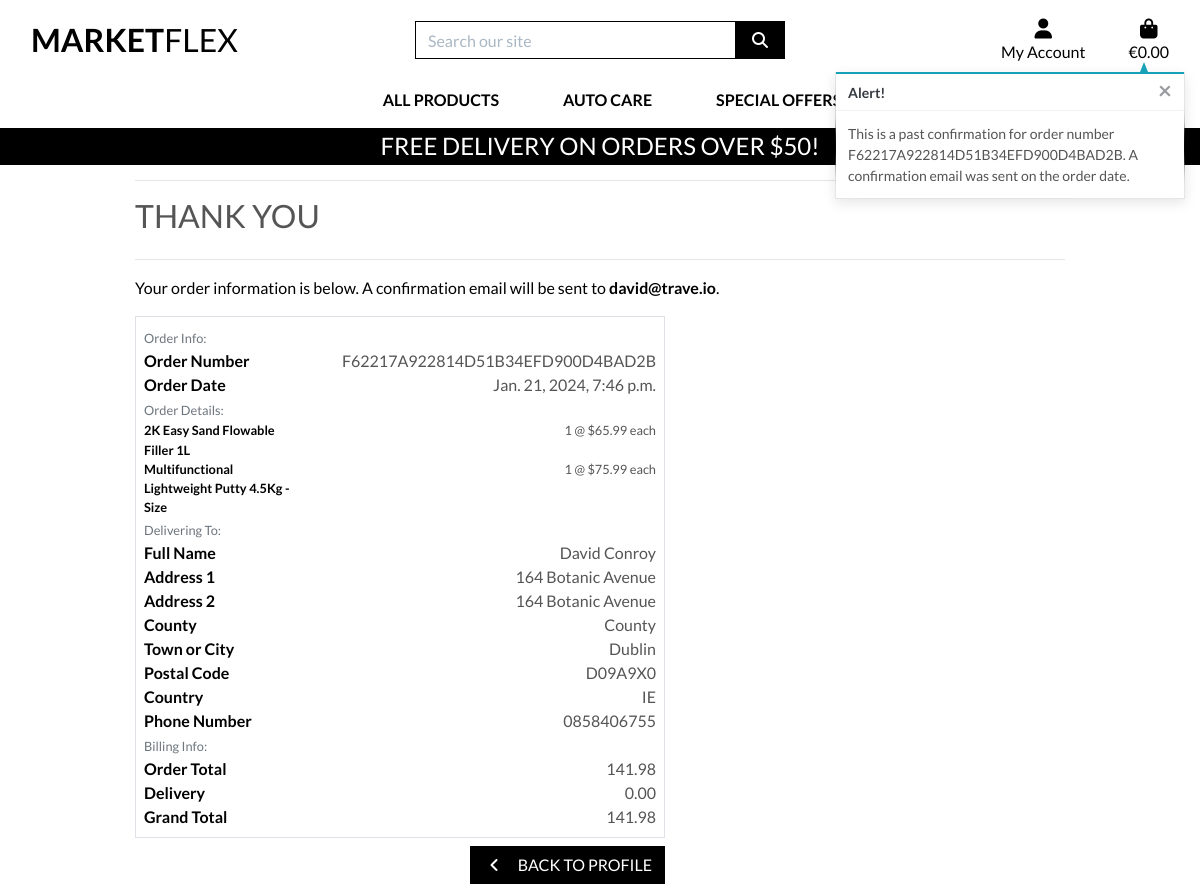
Page /profile/order_history/F62217A922814D51B34EFD900D4BAD2B on the committed database.
### checkout/models.py (models this page shows, shortened)
class Order(models.Model):
    order_number = models.CharField(max_length=32, null=False, editable=False)
    user_profile = models.ForeignKey(UserProfile, on_delete=models.SET_NULL,
                                     null=True,
                                     blank=True, related_name='orders')
    full_name = models.CharField(max_length=50, null=False, blank=False)
    email = models.EmailField(max_length=254, null=False, blank=False)
    phone_number = models.CharField(max_length=20, null=False, blank=False)
    country = CountryField(blank_label='Country *', null=False, blank=False)
    postcode = models.CharField(max_length=20, null=True, blank=True)
    town_or_city = models.CharField(max_length=40, null=False, blank=False)
    street_address1 = models.CharField(max_length=80, null=False, blank=False)
    street_address2 = models.CharField(max_length=80, null=True, blank=True)
    county = models.CharField(max_length=80, null=True, blank=True)
    date = models.DateTimeField(auto_now_add=True)
    delivery_cost = models.DecimalField(max_digits=6, decimal_places=2,
                                        null=False, default=0)
    order_total = models.DecimalField(max_digits=10, decimal_places=2,
                                      null=False, default=0)
    grand_total = models.DecimalField(max_digits=10, decimal_places=2,
                                      null=False, default=0)
    original_bag = models.TextField(null=False, blank=False, default='')
    stripe_pid = models.CharField(max_length=254, null=False, blank=False,
                                  default='')

class OrderLineItem(models.Model):
    order = models.ForeignKey(Order, null=False, blank=False,
                              on_delete=models.CASCADE,
                              related_name='lineitems')
    product = models.ForeignKey(Product, null=False, blank=False,
                                on_delete=models.CASCADE)
    product_size = models.CharField(max_length=2, null=True, blank=True)
    quantity = models.IntegerField(null=False, blank=False, default=0)
    lineitem_total = models.DecimalField(max_digits=6, decimal_places=2,
                                         null=False, blank=False,
                                         editable=False)

### products/models.py (models this page shows, shortened)
class Product(models.Model):
    category = models.ForeignKey('Category', null=True, blank=True, on_delete=models.SET_NULL)
    sku = models.CharField(max_length=254, null=True, blank=True)
    name = models.CharField(max_length=254)
    description = models.TextField()
    has_sizes = models.BooleanField(default=False, null=True, blank=True)
    price = models.DecimalField(max_digits=6, decimal_places=2)
    rating = models.DecimalField(max_digits=6, decimal_places=2, null=True, blank=True)
    image_url = models.URLField(max_length=1024, null=True, blank=True)
    image = models.ImageField(null=True, blank=True)

### profiles/views.py (the view)
# urls.py: path('order_history/<order_number>', views.order_history, name='order_history'),
def order_history(request, order_number):
    order = get_object_or_404(Order, order_number=order_number)
    messages.info(request, (
        f'This is a past confirmation for order number {order_number}. '
        'A confirmation email was sent on the order date.'
    ))
    template = 'checkout/checkout_success.html'
    context = {
        'order': order,
        'from_profile': True,
    }
    return render(request, template, context)

### checkout/templates/checkout/checkout_success.html (shortened to what this page needs)
{% extends "base.html" %}
{% load static %}
{% block extra_css %}
    <link rel="stylesheet" href="{% static 'checkout/css/checkout.css' %}">
{% endblock %}
{% block page_header %}
    <div class="container header-container">
    </div>
{% endblock %}
{% block content %}
    <div class="overlay"></div>
    <div class="container">
        <div class="row">
            <div class="col">
                <hr>
                <h2 class="logo-font mb-4">Thank You</h2>
                <hr>
                <p class="text-black">Your order information is below. A confirmation email will be sent to <strong>{{ order.email }}</strong>.</p>
            </div>
        </div>
        <div class="row">
            <div class="col-12 col-lg-7">
                <div class="order-confirmation-wrapper p-2 border">
                    <div class="row">
                        <div class="col">
                            <small class="text-muted">Order Info:</small>
                        </div>
                    </div>
                    <div class="row">
                        <div class="col-12 col-md-4">
                            <p class="mb-0 text-black font-weight-bold">Order Number</p>
                        </div>
                        <div class="col-12 col-md-8 text-md-right">
                            <p class="mb-0">{{ order.order_number }}</p>
                        </div>
                    </div>
                    <div class="row">
                        <div class="col-12 col-md-4">
                            <p class="mb-0 text-black font-weight-bold">Order Date</p>
                        </div>
                        <div class="col-12 col-md-8 text-md-right">
                            <p class="mb-0">{{ order.date }}</p>
                        </div>
                    </div>
                    <div class="row">
                        <div class="col">
                            <small class="text-muted">Order Details:</small>
                        </div>
                    </div>
                    {% for item in order.lineitems.all %}
                    <div class="row">
                        <div class="col-12 col-md-4">
                            <p class="small mb-0 text-black font-weight-bold">
                                {{ item.product.name }}{% if item.product_size %} - Size {{ item.product.size|upper }}{% endif %}
                            </p>
                        </div>
                        <div class="col-12 col-md-8 text-md-right">
                            <p class="small mb-0">{{ item.quantity }} @ ${{ item.product.price }} each</p>
                        </div>
                    </div>
                    {% endfor %}
                    <div class="row">
                        <div class="col">
                            <small class="text-muted">Delivering To:</small>
                        </div>
                    </div>
                    <div class="row">
                        <div class="col-12 col-md-4">
                            <p class="mb-0 text-black font-weight-bold">Full Name</p>
                        </div>
                        <div class="col-12 col-md-8 text-md-right">
                            <p class="mb-0">{{ order.full_name }}</p>
                        </div>
                    </div>
                    <div class="row">
                        <div class="col-12 col-md-4">
                            <p class="mb-0 text-black font-weight-bold">Address 1</p>
                        </div>
                        <div class="col-12 col-md-8 text-md-right">
                            <p class="mb-0">{{ order.street_address1 }}</p>
                        </div>
                    </div>
                    {% if order.street_address2 %}
                    <div class="row">
                        <div class="col-12 col-md-4">
                            <p class="mb-0 text-black font-weight-bold">Address 2</p>
                        </div>
                        <div class="col-12 col-md-8 text-md-right">
                            <p class="mb-0">{{ order.street_address1 }}</p>
                        </div>
                    </div>
                    {% endif %}
                    {% if order.county %}
                    <div class="row">
                        <div class="col-12 col-md-4">
                            <p class="mb-0 text-black font-weight-bold">County</p>
                        </div>
                        <div class="col-12 col-md-8 text-md-right">
                            <p class="mb-0">{{ order.county }}</p>
                        </div>
                    </div>
                    {% endif %}
                    <div class="row">
                        <div class="col-12 col-md-4">
                            <p class="mb-0 text-black font-weight-bold">Town or City</p>
                        </div>
                        <div class="col-12 col-md-8 text-md-right">
                            <p class="mb-0">{{ order.town_or_city }}</p>
                        </div>
                    </div>
                    {% if order.postcode %}
                    <div class="row">
                        <div class="col-12 col-md-4">
                            <p class="mb-0 text-black font-weight-bold">Postal Code</p>
                        </div>
                        <div class="col-12 col-md-8 text-md-right">
                            <p class="mb-0">{{ order.postcode }}</p>
                        </div>
                    </div>
                    {% endif %}
                    <div class="row">
                        <div class="col-12 col-md-4">
                            <p class="mb-0 text-black font-weight-bold">Country</p>
                        </div>
                        <div class="col-12 col-md-8 text-md-right">
                            <p class="mb-0">{{ order.country }}</p>
                        </div>
                    </div>
                    <div class="row">
                        <div class="col-12 col-md-4">
                            <p class="mb-0 text-black font-weight-bold">Phone Number</p>
                        </div>
                        <div class="col-12 col-md-8 text-md-right">
                            <p class="mb-0">{{ order.phone_number }}</p>
                        </div>
                    </div>
                    <div class="row">
                        <div class="col">
                            <small class="text-muted">Billing Info:</small>
                        </div>
                    </div>
                    <div class="row">
                        <div class="col-12 col-md-4">
                            <p class="mb-0 text-black font-weight-bold">Order Total</p>
                        </div>
                        <div class="col-12 col-md-8 text-md-right">
                            <p class="mb-0">{{ order.order_total }}</p>
                        </div>
                    </div>
                    <div class="row">
                        <div class="col-12 col-md-4">
                            <p class="mb-0 text-black font-weight-bold">Delivery</p>
                        </div>
                        <div class="col-12 col-md-8 text-md-right">
                            <p class="mb-0">{{ order.delivery_cost }}</p>
                        </div>
                    </div>
                    <div class="row">
                        <div class="col-12 col-md-4">
                            <p class="mb-0 text-black font-weight-bold">Grand Total</p>
                        </div>
                        <div class="col-12 col-md-8 text-md-right">
                            <p class="mb-0">{{ order.grand_total }}</p>
                        </div>
                    </div>
                </div>
            </div>
        </div>
        <div class="row">
			<div class="col-12 col-lg-7 text-right">
                {% if from_profile %}
                    <a href="{% url 'profile' %}" class="btn btn-black rounded-0 my-2">
                        <span class="icon mr-2">
                            <i class="fas fa-angle-left"></i>
                        </span>
                        <span class="text-uppercase">Back to Profile</span>
                    </a>
                {% endif %}
			</div>
		</div>
    </div>
{% endblock %}

### rows in the picture
Order: email "david@trave.io", order_number "F62217A922814D51B34EFD900D4BAD2B", date "Jan. 21, 2024, 7:46 p.m.", full_name "David Conroy", street_address1 "164 Botanic Avenue", county "County", town_or_city "Dublin", postcode "D09A9X0", country "IE", phone_number "0858406755", order_total "141.98", delivery_cost "0.00", grand_total "141.98"
OrderLineItem: product.name "2K Easy Sand Flowable Filler 1L", quantity "1", product.price "65.99"
OrderLineItem: product.name "Multifunctional Lightweight Putty 4.5Kg", quantity "1", product.price "75.99"

### other values in the picture
{{ free_delivery_threshold }} "50"
{{ message }} "This is a past confirmation for order number F62217A922814D51B34EFD900D4BAD2B. A confirmation email was sent on the order date."
